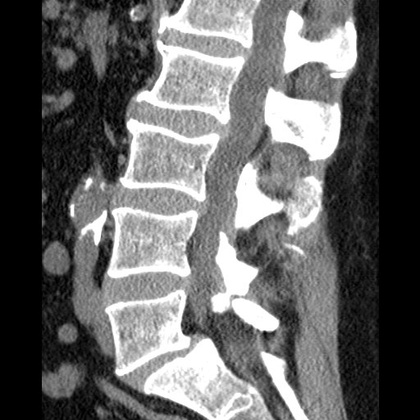
%> input picture Original_Images/image_1.jpg, 420 x 420 px, shrunk from 512 x 512 before the run; its folder holds 5 pictures in this run
$ octave histogramMatching.m   (GNU Octave 9; MATLAB toolbox functions it lacks are replaced by stand-ins)
%> lines starting %> are read from the running program, lines starting %| are printed output that depends on the picture
% Filter to sharpen the training images
h = fspecial('unsharp');
allImages = dir('*.jpg');
%% Histogram matching
% Take a reference image and filter it
imageRef = imread('image_1.jpg');
%> imageRef is the input picture: size 420x420 uint8; min 0, max 255, mean 100.1
imageRef = imfilter(imageRef,h);
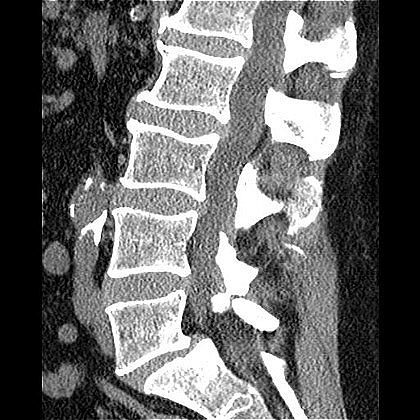
%> imageRef: size 420x420 uint8; min 0, max 255, mean 99.7

histRef = imhist(imageRef); % Compute histogram
%> histRef = 256 values, max 40458 at index 1, min 137 at index 234, mean 689.1
%figure; imhist(imageRef);
cdfRef = cumsum(histRef) / numel(imageRef);
%> cdfRef = 256 values from 0.229 to 1

% Declare a cell to hold all the matched images
matchedImages = {};

% Perform histogram matching w.r.t the reference image
for imageNumber = 1:4
    filename = strcat('Original_Images/',allImages(imageNumber).name);

    % read the current image
    imageCurrent = imread(filename);
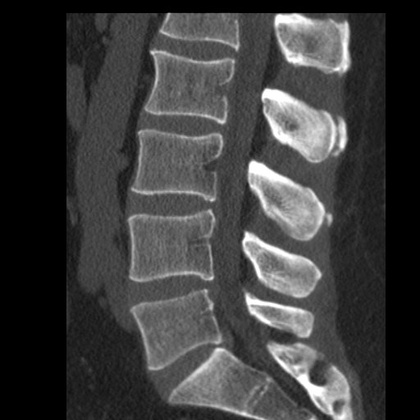
%> input picture Original_Images/imageTest_1.jpg, 420 x 420 px, shrunk from 512 x 512 before the run
%> imageCurrent is the input picture: size 420x420 uint8; min 0, max 255, mean 61.7
    imageCurrent = imfilter(imageCurrent,h); % filter the current image
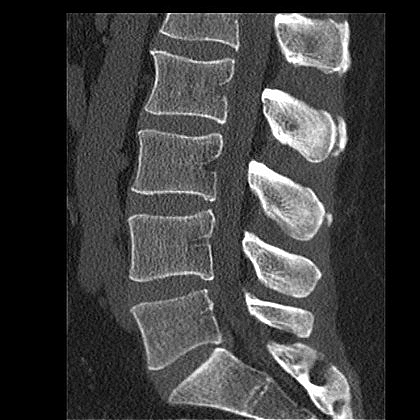
%> imageCurrent: size 420x420 uint8; min 0, max 255, mean 61.8
    M = zeros(256,1,'uint8'); % Store mapping - Cast to uint8 to respect data type
    histCurrent = imhist(imageCurrent);
%> histCurrent = 256 values, max 44864 at index 1, min 42 at index 237, mean 689.1
    cdfCurrent = cumsum(histCurrent) / numel(imageCurrent);
%> cdfCurrent = 256 values from 0.254 to 1
    %figure; imhist(imageCurrent);

    % Compute the mapping
    for idx = 1 : 256
        [~,ind] = min(abs(cdfCurrent(idx) - cdfRef));
        M(idx) = ind-1;
    end
%> this loop made 256 passes
%> ind on passes 1 to 3: 10, 10, 10
%> after the loop, M = 256 values from 9 to 255

    % Now apply the mapping to get current image to make
    % the image look like the distribution of the reference image
    matchedImages{imageNumber} = M(double(imageCurrent)+1);
    imshow(matchedImages{imageNumber})
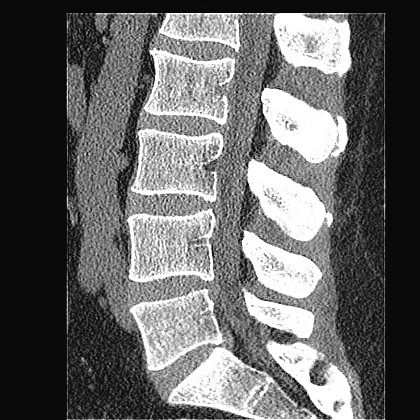
%> displayed picture: size 420x420, on the screen's scale of 0 to 255; min 9, max 255, mean 102.1
    imsave
%> (this line was passed over: imsave is not available in this run)
    %figure; imshow(matchedImages{imageNumber});
end
%> pass 2 of the loop `for imageNumber = 1:4`:
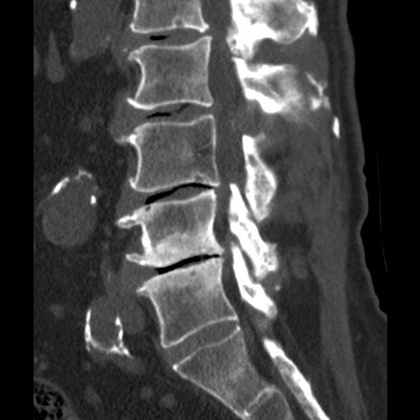
%> input picture Original_Images/imageTest_2.jpg, 420 x 420 px, shrunk from 512 x 512 before the run
%> imageCurrent is the input picture: size 420x420 uint8; min 0, max 255, mean 66.1
%> `imageCurrent = imfilter(imageCurrent,h);`:
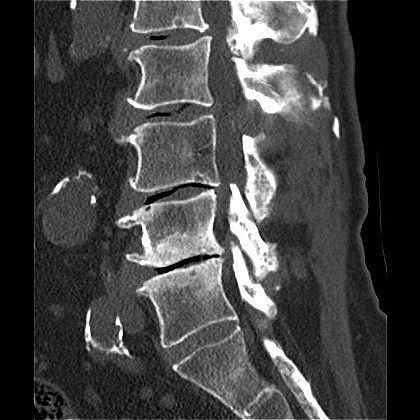
%> imageCurrent: size 420x420 uint8; min 0, max 255, mean 66.1; mean of the top-left, top-right, bottom-left and bottom-right quarters 62.7, 74.1, 59.4, 68.4
%> histCurrent = 256 values, max 35346 at index 1, min 51 at index 230, mean 689.1
%> cdfCurrent = 256 values from 0.2 to 1
%> the loop `for idx = 1 : 256` made 256 passes
%> ind on passes 1 to 3: 1, 1, 1
%> after the loop `for idx = 1 : 256`: M = 256 values from 0 to 255
%> `imshow(matchedImages{imageNumber})`:
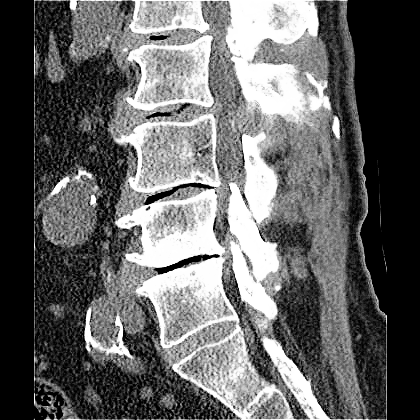
%> displayed picture: size 420x420, on the screen's scale of 0 to 255; min 0, max 255, mean 100.1; mean of the top-left, top-right, bottom-left and bottom-right quarters 101.4, 110.3, 88.6, 100.2
%> pass 3 of the loop `for imageNumber = 1:4`:
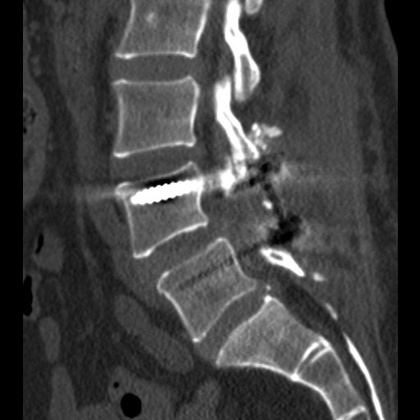
%> input picture Original_Images/imageTest_3.jpg, 420 x 420 px, shrunk from 512 x 512 before the run
%> imageCurrent is the input picture: size 420x420 uint8; min 0, max 255, mean 66.1
%> `imageCurrent = imfilter(imageCurrent,h);`:
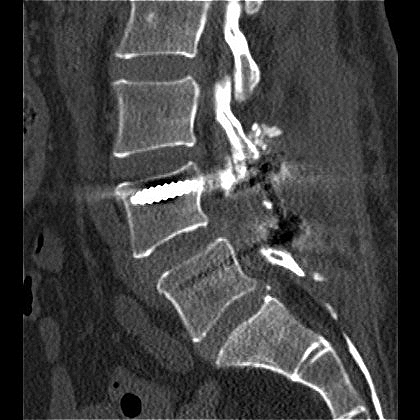
%> imageCurrent: size 420x420 uint8; min 0, max 255, mean 66.3
%> histCurrent = 256 values, max 19390 at index 1, min 26 at index 230, mean 689.1
%> cdfCurrent = 256 values from 0.11 to 1
%> `imshow(matchedImages{imageNumber})`:
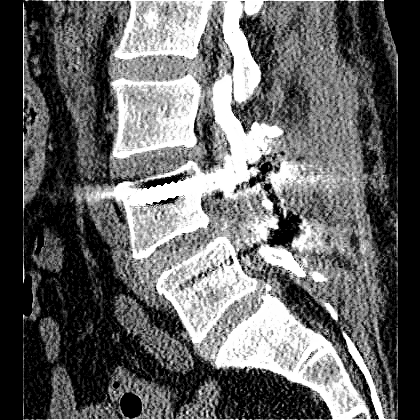
%> displayed picture: size 420x420, on the screen's scale of 0 to 255; min 0, max 255, mean 100.4
%> the loop made 4 passes; the first 3 are shown
